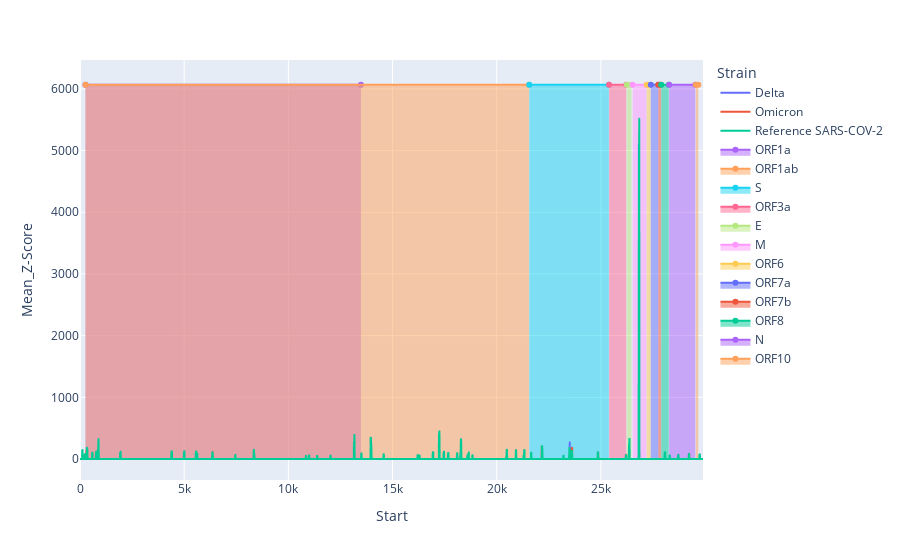

The code cell stored with this chart in its notebook:
### Code cell
fig = px.line(
    p_df,
    x="Start", y="Mean_Z-Score",
    hover_data=['Strain'],
    color='Strain',
)
max_score = p_df['Mean_Z-Score'].max()
MAX_Y_VALUE = max_score
y = 1.1
for _, row in gene_annotations_df.iterrows():
    fig.add_trace(
        go.Scatter(
            x=[row.thickStart, row.thickEnd],
            y=[MAX_Y_VALUE*y, MAX_Y_VALUE*y],
            name=row['name'],
            fill='tozeroy',
            opacity=0.01
        )
    )

fig.show()

### Figure 1 — Plotly figure (JSON) as saved in the notebook; plotly's stock layout.template omitted (floating-point values rounded to 4 significant figures; data arrays with more than 128 entries replaced by an {"elided": "..."} marker saying what was removed)
{"data": [{"customdata": {"elided": "2979x1 str values"}, "hovertemplate": "Strain=%{customdata[0]}<br>Start=%{x}<br>Mean_Z-Score=%{y}<extra></extra>", "legendgroup": "Delta", "line": {"color": "#636efa", "dash": "solid"}, "mode": "lines", "name": "Delta", "showlegend": true, "type": "scattergl", "x": {"elided": "2979 int values"}, "xaxis": "x", "y": {"elided": "2979 float values"}, "yaxis": "y"}, {"customdata": {"elided": "2971x1 str values"}, "hovertemplate": "Strain=%{customdata[0]}<br>Start=%{x}<br>Mean_Z-Score=%{y}<extra></extra>", "legendgroup": "Omicron", "line": {"color": "#EF553B", "dash": "solid"}, "mode": "lines", "name": "Omicron", "showlegend": true, "type": "scattergl", "x": {"elided": "2971 int values"}, "xaxis": "x", "y": {"elided": "2971 float values"}, "yaxis": "y"}, {"customdata": {"elided": "2991x1 str values"}, "hovertemplate": "Strain=%{customdata[0]}<br>Start=%{x}<br>Mean_Z-Score=%{y}<extra></extra>", "legendgroup": "Reference SARS-COV-2", "line": {"color": "#00cc96", "dash": "solid"}, "mode": "lines", "name": "Reference SARS-COV-2", "showlegend": true, "type": "scattergl", "x": {"elided": "2991 int values"}, "xaxis": "x", "y": {"elided": "2991 float values"}, "yaxis": "y"}, {"fill": "tozeroy", "name": "ORF1a", "opacity": 0.01, "type": "scatter", "x": [265, 13483], "y": [6067.0, 6067.0]}, {"fill": "tozeroy", "name": "ORF1ab", "opacity": 0.01, "type": "scatter", "x": [265, 21555], "y": [6067.0, 6067.0]}, {"fill": "tozeroy", "name": "S", "opacity": 0.01, "type": "scatter", "x": [21562, 25384], "y": [6067.0, 6067.0]}, {"fill": "tozeroy", "name": "ORF3a", "opacity": 0.01, "type": "scatter", "x": [25392, 26220], "y": [6067.0, 6067.0]}, {"fill": "tozeroy", "name": "E", "opacity": 0.01, "type": "scatter", "x": [26244, 26472], "y": [6067.0, 6067.0]}, {"fill": "tozeroy", "name": "M", "opacity": 0.01, "type": "scatter", "x": [26522, 27191], "y": [6067.0, 6067.0]}, {"fill": "tozeroy", "name": "ORF6", "opacity": 0.01, "type": "scatter", "x": [27201, 27387], "y": [6067.0, 6067.0]}, {"fill": "tozeroy", "name": "ORF7a", "opacity": 0.01, "type": "scatter", "x": [27393, 27759], "y": [6067.0, 6067.0]}, {"fill": "tozeroy", "name": "ORF7b", "opacity": 0.01, "type": "scatter", "x": [27755, 27887], "y": [6067.0, 6067.0]}, {"fill": "tozeroy", "name": "ORF8", "opacity": 0.01, "type": "scatter", "x": [27893, 28259], "y": [6067.0, 6067.0]}, {"fill": "tozeroy", "name": "N", "opacity": 0.01, "type": "scatter", "x": [28273, 29533], "y": [6067.0, 6067.0]}, {"fill": "tozeroy", "name": "ORF10", "opacity": 0.01, "type": "scatter", "x": [29557, 29674], "y": [6067.0, 6067.0]}], "layout": {"autosize": true, "legend": {"title": {"text": "Strain"}, "tracegroupgap": 0}, "margin": {"t": 60}, "xaxis": {"anchor": "y", "autorange": true, "domain": [0, 1], "range": [0, 29900], "title": {"text": "Start"}, "type": "linear"}, "yaxis": {"anchor": "x", "autorange": true, "domain": [0, 1], "range": [-343.5, 6527.0], "title": {"text": "Mean_Z-Score"}, "type": "linear"}}}
